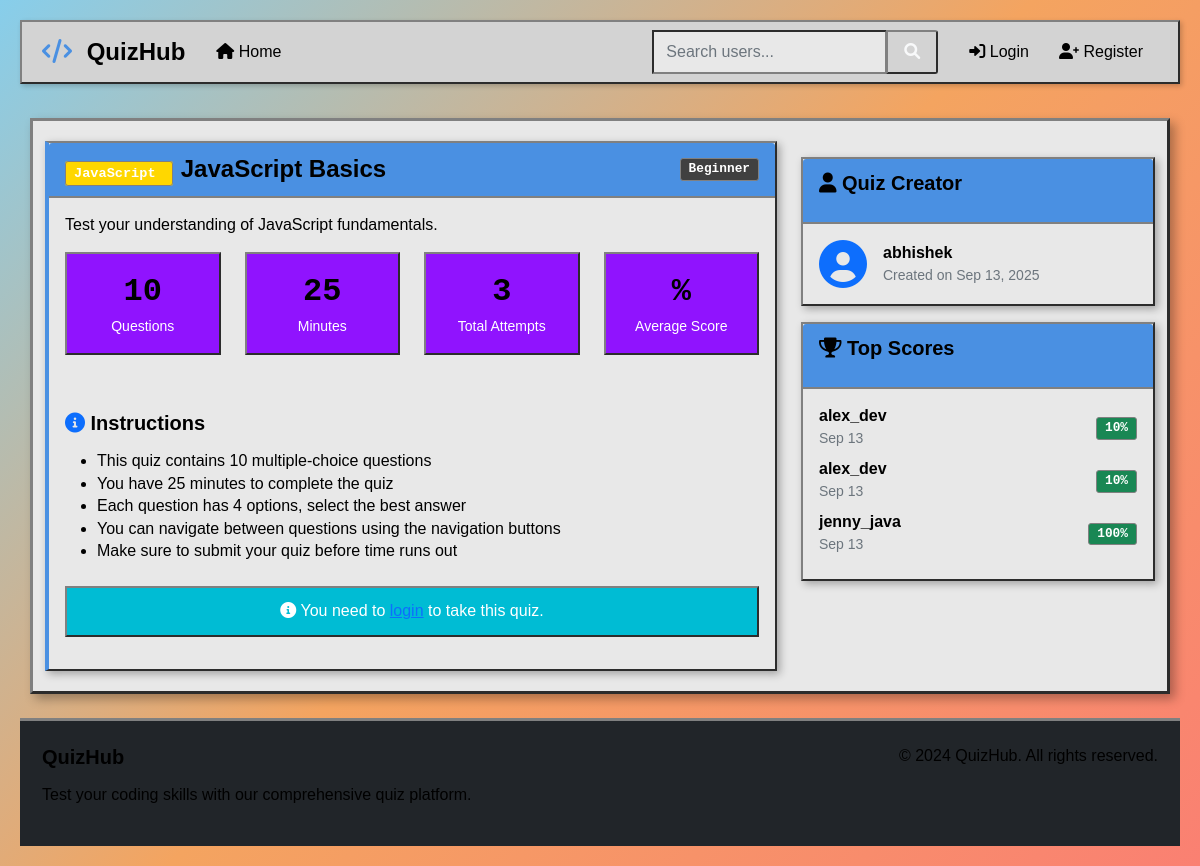
Screenshot of /quiz/2/ with the database file from the repository.
### quizzes/models.py (models this page shows, shortened)
class Quiz(models.Model):
    LANGUAGE_CHOICES = [
        ('python', 'Python'),
        ('java', 'Java'),
        ('cpp', 'C++'),
        ('javascript', 'JavaScript'),
        ('c', 'C'),
        ('php', 'PHP'),
        ('ruby', 'Ruby'),
        ('go', 'Go'),
    ]
    title = models.CharField(max_length=200)
    description = models.TextField(blank=True)
    language = models.CharField(max_length=20, choices=LANGUAGE_CHOICES)
    difficulty = models.CharField(max_length=20, choices=[
        ('beginner', 'Beginner'),
        ('intermediate', 'Intermediate'),
        ('advanced', 'Advanced'),
    ], default='beginner')
    created_by = models.ForeignKey(User, on_delete=models.CASCADE, related_name='created_quizzes')
    created_at = models.DateTimeField(auto_now_add=True)
    updated_at = models.DateTimeField(auto_now=True)
    is_active = models.BooleanField(default=True)
    time_limit = models.IntegerField(default=30, help_text="Time limit in minutes")
    class Meta:
        verbose_name_plural = "Quizzes"
        ordering = ['-created_at']
    def get_total_questions(self):
        return self.questions.count()

class QuizAttempt(models.Model):
    user = models.ForeignKey(User, on_delete=models.CASCADE, related_name='quiz_attempts')
    quiz = models.ForeignKey(Quiz, on_delete=models.CASCADE, related_name='attempts')
    score = models.IntegerField(validators=[MinValueValidator(0), MaxValueValidator(100)])
    total_questions = models.IntegerField()
    correct_answers = models.IntegerField()
    time_taken = models.DurationField(null=True, blank=True)
    completed_at = models.DateTimeField(auto_now_add=True)
    class Meta:
        ordering = ['-completed_at']
        unique_together = ['user', 'quiz', 'completed_at']

### accounts/models.py (models this page shows, shortened)
class CustomUser(AbstractUser):
    email = models.EmailField(unique=True)
    date_joined = models.DateTimeField(auto_now_add=True)
    is_verified = models.BooleanField(default=False)

### quizzes/views.py (the view)
# urls.py: path('quiz/<int:quiz_id>/', views.quiz_detail, name='quiz_detail'),
def quiz_detail(request, quiz_id):
    quiz = get_object_or_404(Quiz, id=quiz_id, is_active=True)
    user_attempts = []
    if request.user.is_authenticated:
        user_attempts = QuizAttempt.objects.filter(
            user=request.user, quiz=quiz
        ).order_by('-completed_at')[:5]
    context = {
        'quiz': quiz,
        'user_attempts': user_attempts,
        'total_questions': quiz.get_total_questions()
    }
    return render(request, 'quizzes/quiz_detail.html', context)

### templates/quizzes/quiz_detail.html (shortened to what this page needs)
{% extends 'base/base.html' %}
{% load static %}
{% block content %}
<div class="row">
    <div class="col-lg-8">
        <div class="card quiz-card">
            <div class="card-header">
                <div class="d-flex justify-content-between align-items-center">
                    <h4 class="mb-0">
                        <span class="language-badge language-{{ quiz.language }} text-white me-2">
                            {{ quiz.get_language_display }}
                        </span>
                        {{ quiz.title }}
                    </h4>
                    <span class="badge bg-secondary">{{ quiz.difficulty|title }}</span>
                </div>
            </div>
            <div class="card-body">
                <p class="card-text">{{ quiz.description }}</p>
                <div class="row text-center mb-4">
                    <div class="col-md-3 mb-3">
                        <div class="stats-card">
                            <span class="stats-number">{{ total_questions }}</span>
                            <small>Questions</small>
                        </div>
                    </div>
                    <div class="col-md-3 mb-3">
                        <div class="stats-card">
                            <span class="stats-number">{{ quiz.time_limit }}</span>
                            <small>Minutes</small>
                        </div>
                    </div>
                    <div class="col-md-3 mb-3">
                        <div class="stats-card">
                            <span class="stats-number">{{ quiz.attempts.count }}</span>
                            <small>Total Attempts</small>
                        </div>
                    </div>
                    <div class="col-md-3 mb-3">
                        <div class="stats-card">
                            <span class="stats-number">
                                {% if quiz.attempts.exists %}
                                    {{ quiz.attempts.aggregate.avg_score|floatformat:1 }}%
                                {% else %}
                                    N/A
                                {% endif %}
                            </span>
                            <small>Average Score</small>
                        </div>
                    </div>
                </div>
                <div class="quiz-instructions mb-4">
                    <h5><i class="fas fa-info-circle text-primary"></i> Instructions</h5>
                    <ul>
                        <li>This quiz contains {{ total_questions }} multiple-choice questions</li>
                        <li>You have {{ quiz.time_limit }} minutes to complete the quiz</li>
                        <li>Each question has 4 options, select the best answer</li>
                        <li>You can navigate between questions using the navigation buttons</li>
                        <li>Make sure to submit your quiz before time runs out</li>
                    </ul>
                </div>
                {% if user.is_authenticated %}
                <div class="d-grid gap-2 d-md-flex justify-content-md-center">
                    <a href="{% url 'quizzes:take_quiz' quiz.id %}" class="btn btn-primary btn-lg">
                        <i class="fas fa-play"></i> Start Quiz
                    </a>
                    <a href="{% url 'quizzes:home' %}" class="btn btn-outline-secondary">
                        <i class="fas fa-arrow-left"></i> Back to Quizzes
                    </a>
                </div>
                {% else %}
                <div class="alert alert-info text-center">
                    <i class="fas fa-info-circle"></i>
                    You need to <a href="{% url 'accounts:login' %}">login</a> to take this quiz.
                </div>
                {% endif %}
            </div>
        </div>
    </div>
    <div class="col-lg-4">
        <div class="card mt-3">
            <div class="card-header">
                <h5><i class="fas fa-user"></i> Quiz Creator</h5>
            </div>
            <div class="card-body">
                <div class="d-flex align-items-center">
                    <i class="fas fa-user-circle fa-3x text-primary me-3"></i>
                    <div>
                        <strong>{{ quiz.created_by.username }}</strong>
                        <br>
                        <small class="text-muted">Created on {{ quiz.created_at|date:"M d, Y" }}</small>
                    </div>
                </div>
            </div>
        </div>
        {% if quiz.attempts.exists %}
        <div class="card mt-3">
            <div class="card-header">
                <h5><i class="fas fa-trophy"></i> Top Scores</h5>
            </div>
            <div class="card-body">
                {% for attempt in quiz.attempts.all|slice:":5" %}
                <div class="d-flex justify-content-between align-items-center mb-2">
                    <div>
                        <strong>{{ attempt.user.username }}</strong>
                        <br>
                        <small class="text-muted">{{ attempt.completed_at|date:"M d" }}</small>
                    </div>
                    <div class="text-end">
                        <span class="badge bg-success">{{ attempt.score }}%</span>
                    </div>
                </div>
                {% endfor %}
            </div>
        </div>
        {% endif %}
    </div>
</div>
{% endblock %}

### static/css/style.css (style rules this page uses)
:root { --retro-primary: #4A90E2; --retro-secondary: #7ED321; --retro-accent: #F5A623; --retro-purple: #9013FE; --retro-pink: #E91E63; --retro-orange: #FF6347; --retro-yellow: #FFD700; --retro-cyan: #00BCD4; --retro-bg-main: linear-gradient(135deg, #87CEEB 0%, #F4A460 50%, #FA8072 100%); --retro-bg-window: #E8E8E8; --retro-bg-panel: #D3D3D3; --retro-bg-dark: #2F4F4F; --retro-border: #808080; --retro-border-light: #C0C0C0; --retro-border-dark: #404040; --retro-text-primary: #000000; --retro-text-secondary: #404040; --retro-text-white: #FFFFFF; --retro-font-primary: 'Courier New', 'Monaco', monospace; --retro-font-display: 'Arial', sans-serif; }
body { background: var(--retro-bg-main); font-family: var(--retro-font-primary); font-weight: 400; min-height: 100vh; display: flex; flex-direction: column; line-height: 1.4; color: var(--retro-text-primary); margin: 0; padding: 20px; }
* { box-sizing: border-box; }
h1, h2, h3, h4, h5, h6 { font-family: var(--retro-font-display); font-weight: 700; color: var(--retro-text-primary); margin-bottom: 15px; }
p, span, div { font-weight: 400; color: var(--retro-text-primary); }
.card { border: 2px solid var(--retro-border); border-style: outset; border-radius: 0; box-shadow: 3px 3px 8px rgba(0,0,0,0.3); background: var(--retro-bg-window); transition: all 0.2s ease; overflow: hidden; font-family: var(--retro-font-display); }
.card-header { background: var(--retro-primary); color: var(--retro-text-white); border: none; border-bottom: 2px solid var(--retro-border); padding: 12px 16px; font-weight: 600; font-family: var(--retro-font-display); }
.card-body { padding: 16px; background: var(--retro-bg-window); font-family: var(--retro-font-display); }
.quiz-card { background: var(--retro-bg-window); border-left: 4px solid var(--retro-primary); position: relative; }
.quiz-card .card-body { padding: 16px; position: relative; }
.language-badge { font-size: 0.85rem; padding: 4px 8px; border-radius: 3px; font-weight: 600; border: 1px solid var(--retro-border); font-family: var(--retro-font-primary); background: var(--retro-bg-panel); color: var(--retro-text-primary); }
.language-javascript { background: var(--retro-yellow); color: var(--retro-text-primary); }
.alert { border: 2px solid var(--retro-border); border-style: outset; border-radius: 0; padding: 12px 16px; font-weight: 500; font-family: var(--retro-font-display); }
.alert-info { background: var(--retro-cyan); color: var(--retro-text-white); }
.stats-card { background: var(--retro-purple); color: var(--retro-text-white); border: 2px solid var(--retro-border); border-style: outset; padding: 16px; text-align: center; margin-bottom: 16px; transition: all 0.2s ease; font-family: var(--retro-font-display); }
.stats-number { font-size: 2rem; font-weight: 700; display: block; font-family: var(--retro-font-primary); }
.badge { border: 1px solid var(--retro-border); border-radius: 3px; padding: 4px 8px; font-weight: 600; font-family: var(--retro-font-primary); font-size: 0.8rem; }
.bg-secondary { background-color: var(--retro-text-secondary) !important; color: var(--retro-text-white) !important; }

### rows the page displays
Quiz: language "JavaScript", title "JavaScript Basics", difficulty "Beginner", description "Test your understanding of JavaScript fundamentals.", time_limit "25", attempts.count "3", created_by.username "abhishek", created_at "Sep 13, 2025"
QuizAttempt: user.username "alex_dev", completed_at "Sep 13", score "10"
QuizAttempt: user.username "alex_dev", completed_at "Sep 13", score "10"
QuizAttempt: user.username "jenny_java", completed_at "Sep 13", score "100"

### other values shown
{{ total_questions }} "10"
